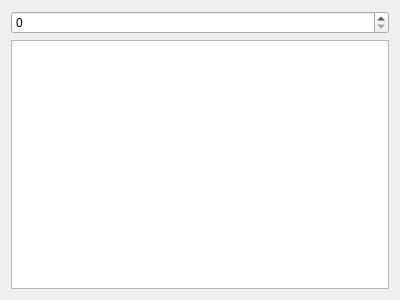
<?xml version="1.0" encoding="UTF-8"?>
<ui version="4.0">
 <class>Widget</class>
 <widget class="QWidget" name="Widget">
  <property name="geometry">
   <rect>
    <x>0</x>
    <y>0</y>
    <width>400</width>
    <height>300</height>
   </rect>
  </property>
  <property name="windowTitle">
   <string>Widget</string>
  </property>
  <layout class="QGridLayout" name="gridLayout">
   <item row="0" column="0">
    <widget class="QSpinBox" name="spinBox"/>
   </item>
   <item row="1" column="0">
    <widget class="QTextEdit" name="textEdit"/>
   </item>
  </layout>
 </widget>
 <layoutdefault spacing="6" margin="11"/>
 <resources/>
 <connections/>
</ui>
